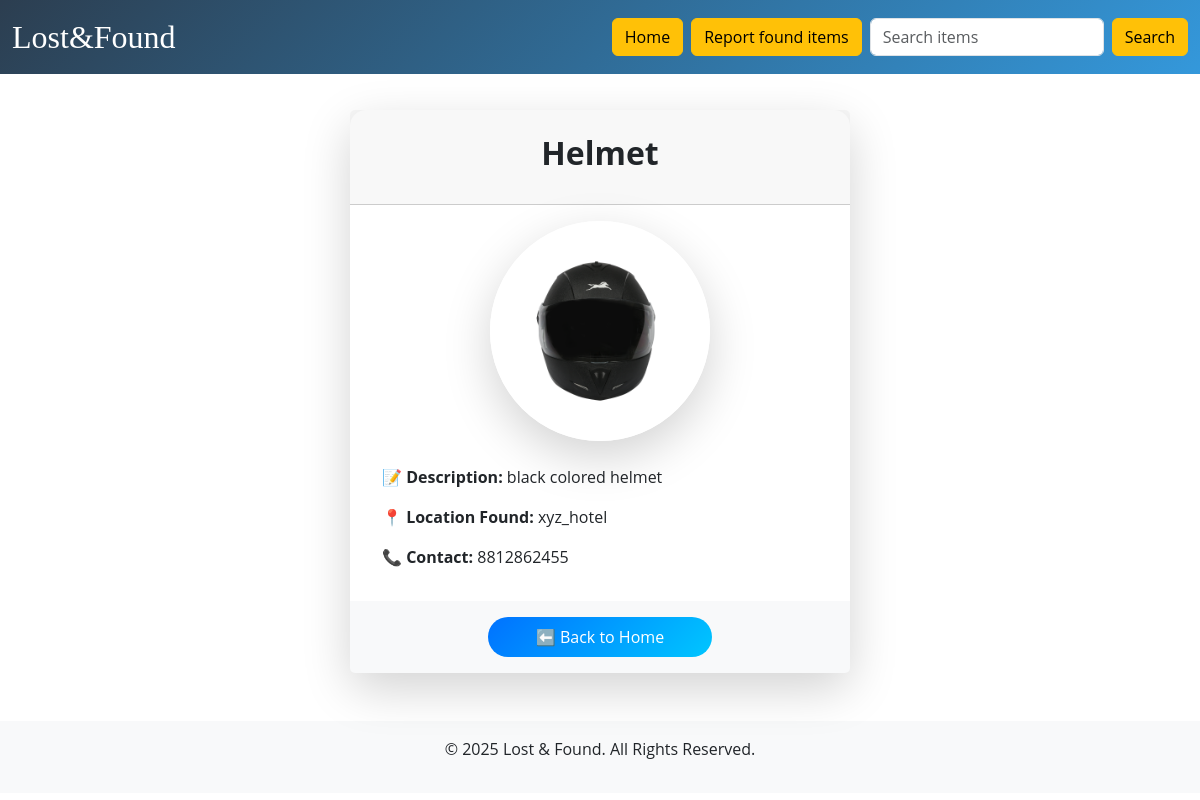
The app's page /pages/view-item.php?id=7 with its own data.
### tables this page shows
CREATE TABLE `lost_items` (
  `id` int(11) NOT NULL,
  `item_name` varchar(255) NOT NULL,
  `description` text NOT NULL,
  `location` varchar(255) NOT NULL,
  `contact` varchar(100) NOT NULL,
  `image` varchar(255) NOT NULL,
  `created_at` timestamp NOT NULL DEFAULT current_timestamp()
);

### pages/view-item.php (the view, shortened to what this page needs)
<?php
include '../config/config.php';
include '../templates/header.php';
if (isset($_GET['id'])) {
    $id = intval($_GET['id']);
    $sql = "SELECT * FROM lost_items WHERE id = $id";
    $result = $conn->query($sql);
    if ($result->num_rows > 0) {
        $row = $result->fetch_assoc();
    } else {
        echo "<div class='container mt-5'><div class='alert alert-danger'>Item not found!</div></div>";
        include '../templates/footer.php';
        exit();
    }
} else {
    echo "<div class='container mt-5'><div class='alert alert-warning'>Invalid request.</div></div>";
    include '../templates/footer.php';
    exit();
}
?>
<link rel="stylesheet" href="style.css">
<div class="container mt-5">
    <div class="card shadow-lg border-0 rounded-4 premium-card mx-auto" style="max-width: 500px; margin-top: 110px;">
        <div class="card-header text-center p-4">
            <h2 class="fw-bold"><?php echo htmlspecialchars($row['item_name']); ?></h2>
        </div>
        <div class="card-body text-center">
            <img src="../assets/images/<?php echo htmlspecialchars($row['image']); ?>"
                class="img-fluid rounded-circle shadow-lg mb-4"
                alt="Item Image"
                style="width: 220px; height: 220px; object-fit: cover; border: 5px solid #fff;">
            <div class="item-info text-start px-3">
                <p><strong>📝 Description:</strong> <?php echo htmlspecialchars($row['description']); ?></p>
                <p><strong>📍 Location Found:</strong> <?php echo htmlspecialchars($row['location']); ?></p>
                <p><strong>📞 Contact:</strong> <?php echo htmlspecialchars($row['contact']); ?></p>
            </div>
        </div>
        <div class="card-footer text-center bg-light border-top-0 p-3">
            <a href="./index.php" class="btn btn-gradient px-5 py-2">⬅️ Back to Home</a>
        </div>
    </div>
</div>
<?php include '../templates/footer.php'; ?>

### pages/style.css (style rules this page uses)
body { font-family: 'Open Sans', sans-serif; }
.btn-gradient { background: linear-gradient(135deg, #0072ff, #00c6ff); color: #fff; font-weight: 500; border: none; border-radius: 25px; transition: transform 0.3s ease, box-shadow 0.3s ease; }

### pages/view-item.php (style rules this page uses)
.card { transition: transform 0.4s ease, box-shadow 0.4s ease; }

### records on screen
lost_items: item_name "Helmet", image (picture), description "black colored helmet", location "xyz_hotel", contact "8812862455"
